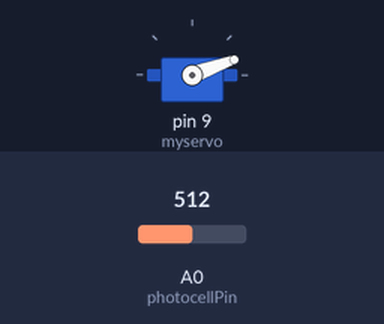
Recording of a sketch running on a simulated Arduino Uno, built with avr-gcc and run on an emulated ATmega328P. Parts: servo. The inputs (shaded band) are chosen by the test bench; at power-on: A0 (photocellPin) = 512. At 3.8 s the program stops and its outputs stay as they are.

Above: at 0.5 s.
At 1.3 s:
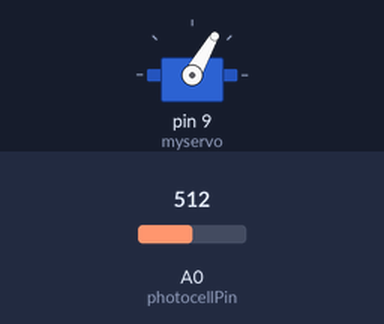
At 2.1 s:
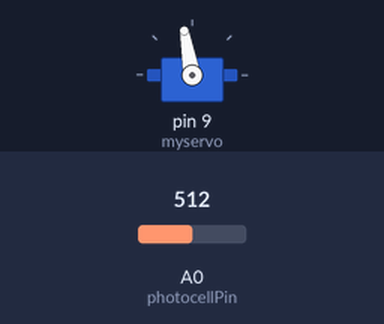
At 3.9 s:
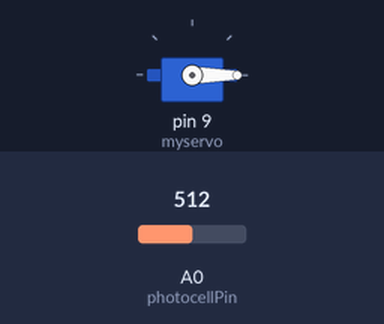
Timing chart, 0 to 5.3 s (numbered marks = the images above):
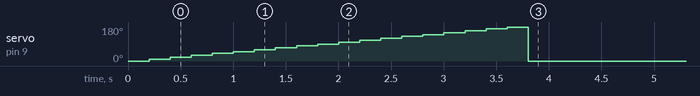

Measured:
- by itself, servo on pin 9 (myservo): rises from 0° to 180° in 3.4 s, then falls to 0° in 0.20 s

The sketch:

_28_automatically_tracking_light_source.ino
```cpp
/***********************************************************
File name: 28_automatically_tracking_light_source.ino
Description: if you use a flashlight to shine the photoresistor
             and servo, you will see the servo motor and the
             photoresistor rotate, finally stop at the direction
             of light source.
Website: www.adeept.com
E-mail: support@adeept.com
Author: Tom
Date: 2015/05/02
***********************************************************/
#include <Servo.h>

const int photocellPin = A0;
Servo myservo;//create servo object to control a servo

int outputValue = 0;
int angle[] = {0,10, 20, 30, 40, 50, 60,70, 80, 90, 100,110,120,130,140,150,160,170,180};
int maxVal = 0;
int maxPos = 0;

void setup()
{
  myservo.attach(9);//attachs the servo on pin 9 to servo object
}

void loop()
{
  for(int i = 0; i < 19; i ++)
  {
    myservo.write(angle[i]);
    outputValue = analogRead(photocellPin);
    if(outputValue > maxVal)
    {
      maxVal = outputValue;
     maxPos =i;
    }
    delay(200);
  }
  myservo.write(angle[ maxPos]);
  while(1);
}
```
